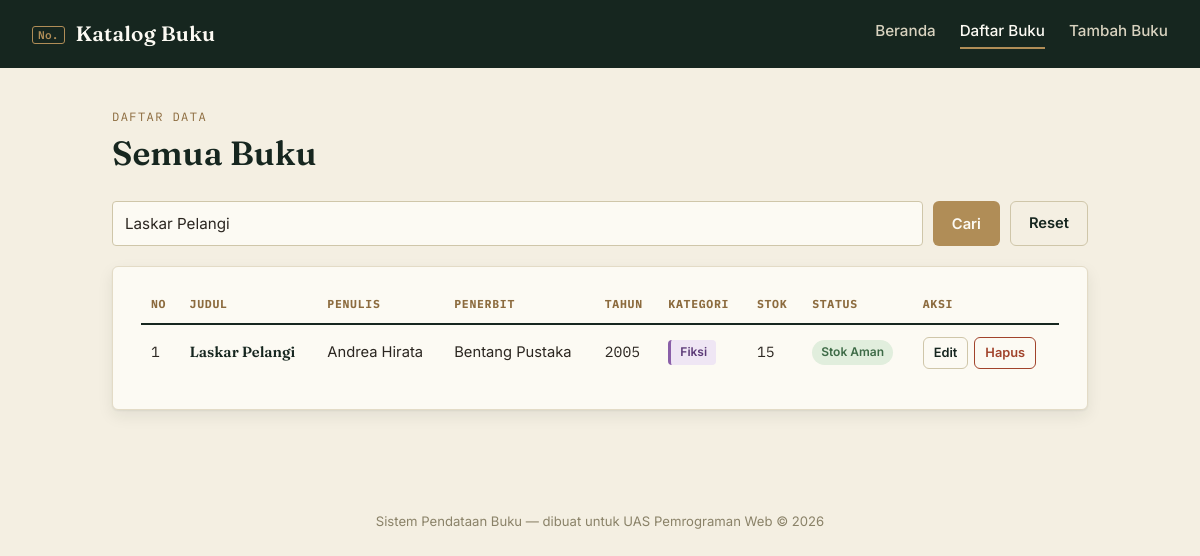
Screenshot of /daftar.php?cari=Laskar Pelangi with the database file from the repository.
### tables this page shows
CREATE TABLE IF NOT EXISTS buku (
    id_buku       INT AUTO_INCREMENT PRIMARY KEY,
    judul         VARCHAR(150) NOT NULL,
    penulis       VARCHAR(100) NOT NULL,
    penerbit      VARCHAR(100) NOT NULL,
    tahun_terbit  YEAR NOT NULL,
    kategori      VARCHAR(50)  NOT NULL,
    stok          INT NOT NULL DEFAULT 0,
    created_at    TIMESTAMP DEFAULT CURRENT_TIMESTAMP
);

### daftar.php (the view, shortened to what this page needs)
<?php
require "koneksi.php";
require "functions.php";
$keyword = isset($_GET['cari']) ? trim($_GET['cari']) : "";
$daftarBuku = getAllBuku($conn, $keyword);
include "header.php";
?>
<section class="page-head">
    <p class="eyebrow">Daftar Data</p>
    <h1>Semua Buku</h1>
</section>
<form action="daftar.php" method="GET" class="search-bar">
    <input type="text" name="cari" placeholder="Cari judul, penulis, atau kategori..."
           value="<?php echo htmlspecialchars($keyword); ?>">
    <button type="submit" class="btn btn-brass">Cari</button>
    <?php if ($keyword !== ""): ?>
        <a href="daftar.php" class="btn btn-ghost">Reset</a>
    <?php endif; ?>
</form>
<section class="card">
    <table class="table-ledger">
        <thead>
            <tr>
                <th>No</th>
                <th>Judul</th>
                <th>Penulis</th>
                <th>Penerbit</th>
                <th>Tahun</th>
                <th>Kategori</th>
                <th>Stok</th>
                <th>Status</th>
                <th>Aksi</th>
            </tr>
        </thead>
        <tbody>
        <?php
        if (count($daftarBuku) > 0) {
            $no = 1;
            foreach ($daftarBuku as $buku) {
                echo "<tr>";
                echo "<td class='mono'>" . $no . "</td>";
                echo "<td class='judul-cell'>" . htmlspecialchars($buku['judul']) . "</td>";
                echo "<td>" . htmlspecialchars($buku['penulis']) . "</td>";
                echo "<td>" . htmlspecialchars($buku['penerbit']) . "</td>";
                echo "<td class='mono'>" . htmlspecialchars($buku['tahun_terbit']) . "</td>";
                echo "<td>" . kategoriBadge($buku['kategori']) . "</td>";
                echo "<td class='mono'>" . (int) $buku['stok'] . "</td>";
                echo "<td>" . statusStok((int) $buku['stok']) . "</td>";
                echo "<td class='aksi-cell'>
                        <a href='edit.php?id=" . (int) $buku['id_buku'] . "' class='btn btn-small btn-ghost'>Edit</a>
                        <a href='hapus.php?id=" . (int) $buku['id_buku'] . "' class='btn btn-small btn-danger' onclick=\"return confirm('Hapus buku ini?');\">Hapus</a>
                      </td>";
                echo "</tr>";
                $no++;
            }
        } else {
            echo "<tr><td colspan='9' class='empty-row'>Belum ada data, atau data tidak ditemukan.</td></tr>";
        }
        ?>
        </tbody>
    </table>
</section>
<?php include "footer.php"; ?>

### functions.php (shortened to what this page needs)
<?php
function getAllBuku($conn, $keyword = "")
{
    $data = [];
    if ($keyword !== "") {
        $keyword = "%" . $keyword . "%";
        $query   = "SELECT * FROM buku
                     WHERE judul LIKE ? OR penulis LIKE ? OR kategori LIKE ?
                     ORDER BY id_buku DESC";
        $stmt = mysqli_prepare($conn, $query);
        mysqli_stmt_bind_param($stmt, "sss", $keyword, $keyword, $keyword);
        mysqli_stmt_execute($stmt);
        $result = mysqli_stmt_get_result($stmt);
    } else {
        $query  = "SELECT * FROM buku ORDER BY id_buku DESC";
        $result = mysqli_query($conn, $query);
    }
    while ($row = mysqli_fetch_assoc($result)) {
        $data[] = $row;
    }
    return $data;
}
function statusStok($stok)
{
    if ($stok > 10) {
        return '<span class="badge badge-aman">Stok Aman</span>';
    } elseif ($stok > 0) {
        return '<span class="badge badge-menipis">Stok Menipis</span>';
    } else {
        return '<span class="badge badge-kosong">Stok Kosong</span>';
    }
}
function kategoriBadge($kategori)
{
    switch ($kategori) {
        case "Fiksi":
            $kelas = "kat-fiksi";
            break;
    }
    return '<span class="kategori ' . $kelas . '">' . htmlspecialchars($kategori) . '</span>';
}
?>

### css/style.css (style rules this page uses)
:root { --forest-900: #16261F; --forest-700: #234134; --cream-50: #FCFAF3; --cream-100: #F4EFE2; --brass-500: #B08D57; --brass-700: #8C6B3E; --ink-700: #2B2620; --rust-500: #A1432B; --rust-700: #7E3220; --sage-500: #5E8569; --font-display: "Fraunces", Georgia, serif; --font-body: "Inter", system-ui, sans-serif; --font-mono: "IBM Plex Mono", "Courier New", monospace; --radius: 6px; --shadow-card: 0 1px 2px rgba(22, 38, 31, 0.06), 0 6px 16px rgba(22, 38, 31, 0.08); }
* { box-sizing: border-box; }
html { scroll-behavior: smooth; }
body { margin: 0; background: var(--cream-100); color: var(--ink-700); font-family: var(--font-body); line-height: 1.55; }
a { color: var(--brass-700); text-decoration: none; }
.mono { font-family: var(--font-mono); }
.page-head { margin-bottom: 28px; }
.eyebrow { font-family: var(--font-mono); text-transform: uppercase; letter-spacing: 0.12em; font-size: 0.75rem; color: var(--brass-700); margin: 0 0 6px; }
h1, h2 { font-family: var(--font-display); color: var(--forest-900); margin: 0 0 12px; font-weight: 600; }
h1 { font-size: 2.1rem; line-height: 1.2; }
.card { background: var(--cream-50); border: 1px solid #e3dbc6; border-radius: var(--radius); box-shadow: var(--shadow-card); padding: 28px; }
.btn { display: inline-flex; align-items: center; gap: 6px; font-family: var(--font-body); font-weight: 600; font-size: 0.92rem; padding: 10px 18px; border-radius: var(--radius); border: 1px solid transparent; cursor: pointer; transition: background 0.15s ease, color 0.15s ease, border-color 0.15s ease; }
.btn-brass { background: var(--brass-500); color: var(--cream-50); }
.btn-ghost { background: transparent; color: var(--forest-900); border-color: #cfc6a9; }
.btn-danger { background: transparent; color: var(--rust-500); border-color: var(--rust-500); }
.btn-small { padding: 5px 10px; font-size: 0.8rem; }
input[type="text"], input[type="number"], select { width: 100%; padding: 10px 12px; border: 1px solid #cfc6a9; border-radius: 4px; background: var(--cream-50); font-family: var(--font-body); font-size: 0.95rem; color: var(--ink-700); }
.search-bar { display: flex; gap: 10px; margin-bottom: 20px; flex-wrap: wrap; }
.search-bar input[type="text"] { flex: 1; min-width: 220px; }
.table-ledger { width: 100%; border-collapse: collapse; font-size: 0.92rem; }
.table-ledger th { text-align: left; font-family: var(--font-mono); font-size: 0.72rem; text-transform: uppercase; letter-spacing: 0.06em; color: var(--brass-700); border-bottom: 2px solid var(--forest-900); padding: 0 10px 10px; }
.table-ledger td { padding: 12px 10px; border-bottom: 1px dashed #ddd4ba; vertical-align: middle; }
.table-ledger tr:last-child td { border-bottom: none; }
.judul-cell { font-family: var(--font-display); font-weight: 600; color: var(--forest-900); }
.aksi-cell { display: flex; gap: 6px; white-space: nowrap; }
.badge { display: inline-block; padding: 3px 9px; border-radius: 999px; font-size: 0.75rem; font-weight: 600; }
.badge-aman { background: #E1EEDD; color: #3E6B47; }
.kategori { display: inline-block; padding: 3px 9px; border-radius: 4px; font-size: 0.75rem; font-weight: 600; border-left: 3px solid; }
.kat-fiksi { background: #EFE6F4; border-color: #8A5FA8; color: #5C3A77; }

### rows the page displays
buku: judul "Laskar Pelangi", penulis "Andrea Hirata", penerbit "Bentang Pustaka", tahun_terbit "2005", kategori "Fiksi", stok "15", shows "Stok Aman"
